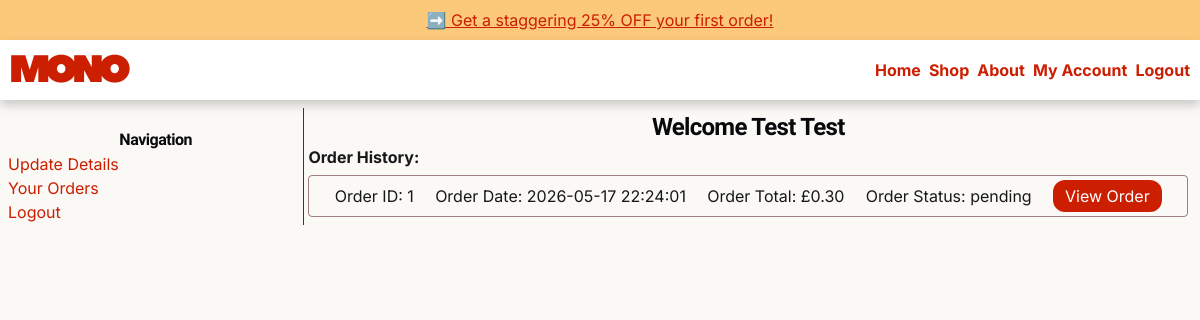
The page /order_history (signed in) on the database as committed earlier.
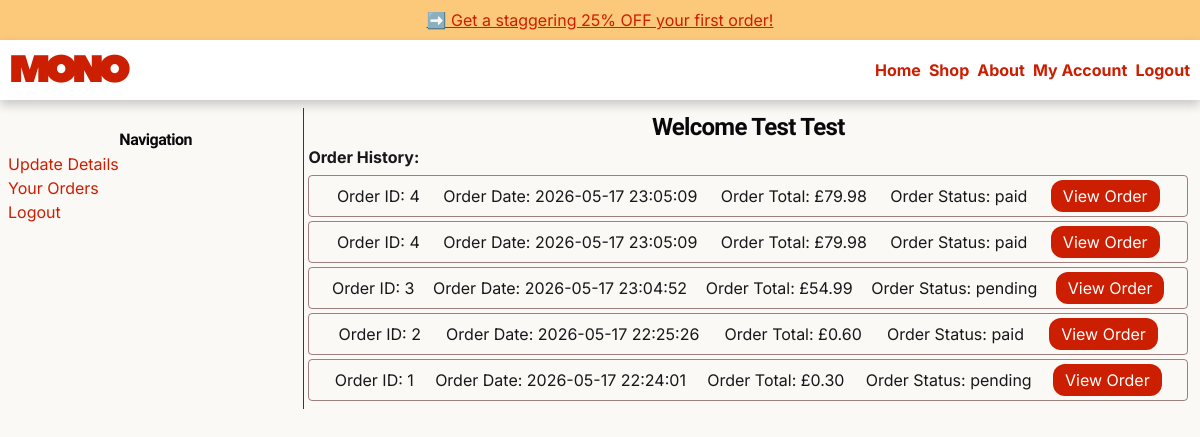
The same page on the database as committed later.
### tables this page shows
CREATE TABLE users (
    user_id INTEGER PRIMARY KEY AUTOINCREMENT,
    firstname TEXT NOT NULL,
    surname TEXT NOT NULL,
    email TEXT NOT NULL UNIQUE,
    password TEXT NOT NULL,
    address TEXT NOT NULL,
    user_created_at TEXT NOT NULL
);

CREATE TABLE order_items (
    order_items_id INTEGER PRIMARY KEY AUTOINCREMENT,
    order_id INTEGER NOT NULL,
    product_id INTEGER NOT NULL,
    order_items_qty INTEGER NOT NULL,
    order_items_price REAL NOT NULL,
    FOREIGN KEY(order_id) REFERENCES orders(order_id),
    FOREIGN KEY(product_id) REFERENCES products(product_id)
);

CREATE TABLE orders (
    order_id INTEGER PRIMARY KEY AUTOINCREMENT,
    user_id INTEGER NOT NULL,

    order_total_price REAL NOT NULL,
    order_status TEXT NOT NULL DEFAULT 'pending',

    -- Stripe fields
    stripe_session_id TEXT,
    stripe_payment_intent_id TEXT,
    payment_status TEXT DEFAULT 'pending',

    order_created_at TEXT NOT NULL,
    paid_at TEXT,

    FOREIGN KEY(user_id) REFERENCES users(user_id)
);

### app.py (the view)
@app.route("/order_history", methods=["GET", "POST"])
@login_required
def order_history():
    title = "Order History"
    user_id = session["user_id"]
    connection = connect_db()
    cursor = connection.cursor()
    cursor.execute(
        """SELECT * FROM users WHERE user_id = ?;""",
        (user_id,),
    )
    user = cursor.fetchone()
    connection.close()
    orders = order_history_function(user_id)
    return render_template("pages/customer/orders.html", orders=orders, user=user)

### app.py (called while the page is built)
@app.after_request
def after_request(response):
    response.headers["Cache-Control"] = "no-cache, no-store, must-revalidate"
    response.headers["Expires"] = 0
    response.headers["Pragma"] = "no-cache"
    return response

### helpers.py (called while the page is built)
def connect_db():
    connection = sqlite3.connect("instance/shop.db", timeout=10)
    connection.execute("PRAGMA foreign_keys = ON")
    connection.row_factory = sqlite3.Row
    return connection

def order_history_function(user_id):
    connection = connect_db()
    cursor = connection.cursor()
    cursor.execute(
        """
    SELECT *
    FROM orders
    JOIN order_items
        ON orders.order_id = order_items.order_id
    JOIN products
        ON order_items.product_id = products.product_id
    LEFT JOIN product_images
        ON product_images.product_id = products.product_id
        AND product_images.is_primary = 1
    WHERE orders.user_id = ?
    ORDER BY orders.order_id DESC;
""",
        (user_id,),
    )
    orders = cursor.fetchall()
    connection.close()
    return orders

def login_required(f):
    @wraps(f)
    def decorated_function(*args, **kwargs):
        if session.get("user_id") is None:
            return redirect(url_for("login"))
        return f(*args, **kwargs)
    return decorated_function

### templates/pages/customer/orders.html
{% extends 'layout.html' %}
{% block content %}
<section>
  <div class="flex w-full p-2">
    <div class="flex h-full w-1/2 flex-col lg:w-1/3">
      <h4 class="mt-5 text-center font-bold">Navigation</h4>
      <nav>
        <ul>
          <li><a href="#">Update Details</a></li>
          <li><a href="#">Your Orders</a></li>
          <li><a href=" {{url_for('logout')}} ">Logout</a></li>
        </ul>
      </nav>
    </div>
    <div class="h-full w-full border-l border-red-900 p-1">
      <h3 class="text-center">
        Welcome {{user['firstname']}} {{user['surname']}}
      </h3>
      <p class="font-bold">Order History:</p>
      {% for order in orders %}
      <div
        class="mt-1 mb-1 flex w-full items-center justify-evenly rounded border border-red-950/50 p-1"
      >
        <p>Order ID: {{order.order_id}}</p>
        <p>Order Date: {{order.order_created_at}}</p>
        <p>Order Total: £{{"{:.2f}".format(order.order_total_price)}}</p>
        <p>Order Status: {{order.order_status}}</p>
        <button class="pbutton">View Order</button>
      </div>
      {% endfor %}
    </div>
  </div>
</section>
{% endblock %}

### templates/layout.html (shortened to what this page needs)
<!doctype html>
<html lang="en">
  <head>
    <link
      rel="stylesheet"
      href="{{ url_for('static', filename='css/output.css') }}"
    />
  </head>
  <body class="overflow-x-hidden">
    {% if session.get('admin_id') %}
    <header>{% include 'parts/admin_header.html' %}</header>
    {% else %}
    <header>{% include 'parts/header.html' %}</header>
    {% endif %}
    <main>{% block content %}{% endblock %}</main>
  </body>
</html>

### templates/parts/header.html (shortened to what this page needs)
<a href="#"
  ><div
    class="flex min-h-10 w-full items-center justify-center bg-amber-500/50 p-0.5 text-center"
  >
    <span>➡️ Get a staggering 25% OFF your first order!</span>
  </div></a
>
<div
  class="flex min-h-15 w-full items-center justify-between rounded-b-md border-b-black bg-white p-2.5 text-center align-middle shadow-[0_5px_10px_rgba(0,0,0,0.2)] lg:rounded-none"
>
  <a href="{{ url_for('home') }}">
    <div class="flex min-h-10 min-w-30">
      <img
        src="{{ url_for('static', filename='media/logo.png') }}"
        alt="logo"
      /></div
  ></a>
  <div
    class="hidden lg:flex lg:h-10 lg:items-center lg:justify-center lg:align-middle"
  >
    <nav class="flex">
      <ul class="flex gap-2 font-bold">
        <li><a href="{{ url_for('home') }}">Home</a></li>
        <li><a href="{{ url_for('all_products')}}">Shop</a></li>
        <li><a href="{{ url_for('about') }}">About</a></li>
         {% if not session %}
        <li><a href="{{ url_for('login') }}">Login/Register</a></li>
        {% else %}
        <li><a href="{{ url_for('account') }}">My Account</a></li>
        <li><a href="{{ url_for('logout') }}">Logout</a></li>
        {% endif %}
      </ul>
    </nav>
  </div>
</div>

Rows that differ between the two databases and show on the page:
added order_items: order_id "4", order_created_at "2026-05-17 23:05:09", order_status "paid"
added orders: order_total_price "79.98"
added order_items: order_id "4", order_created_at "2026-05-17 23:05:09", order_status "paid"
added order_items: order_id "3", order_created_at "2026-05-17 23:04:52", order_status "pending"
added orders: order_total_price "54.99"
added order_items: order_id "2", order_created_at "2026-05-17 22:25:26", order_status "paid"
added orders: order_total_price "0.60"
